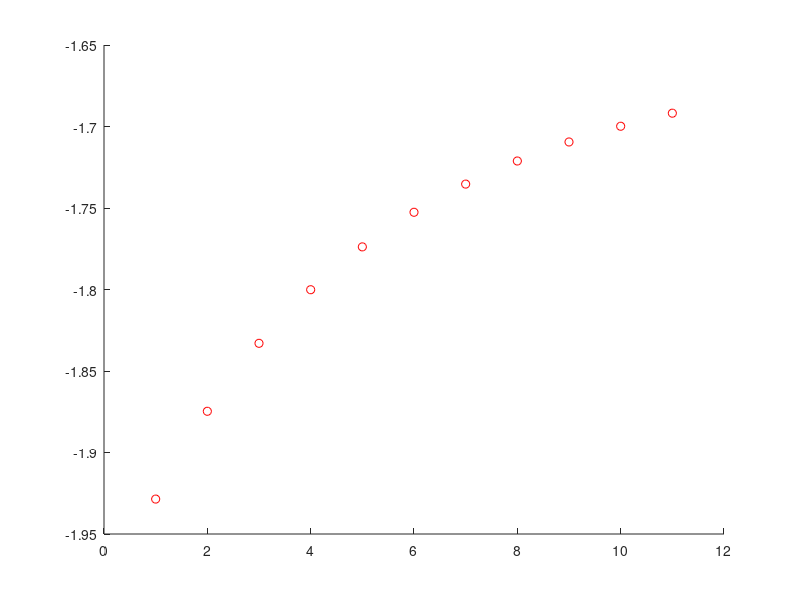

The MATLAB script that drew this image:
clear all; clc;
x_l=-5; x_u=5;
e=1;    n=1;
x_r_old=x_l;

while e>=0.005
    f_l=x_l^3+2*x_l^2+3*x_l+4;
    f_u=x_u^3+2*x_u^2+3*x_u+4;
    x_r=x_u-f_u*(x_l-x_u)/(f_l-f_u);

    f_r=x_r^3+2*x_r^2+3*x_r+4;

    if f_l*f_r<0
        x_u=x_r;
    else
        x_l=x_r;
    end
    
    hold on;
    plot(n,x_r,'ro')
    e=abs((x_r-x_r_old)/x_r);
    x_r_old=x_r;
    
    n=n+1;
end